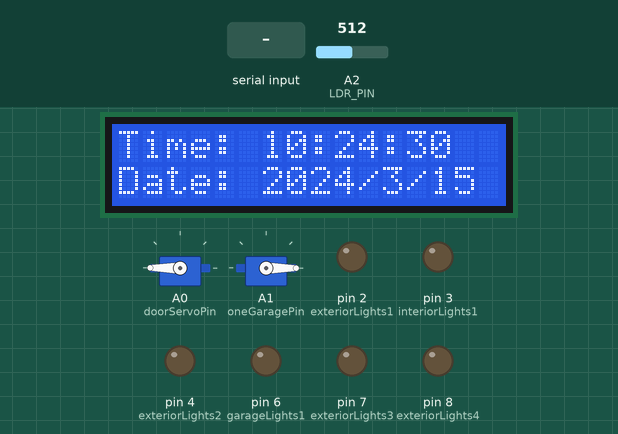
A sketch run on a simulated Arduino Uno, built with avr-gcc and run on an emulated ATmega328P. Shown: 16×2 character LCD, 2 × servo, output pins drawn as LEDs (lit = HIGH). Inputs (shaded band) come from the test bench; at power-on: A2 (LDR_PIN) = 512. The local clock reads 2024-03-15 10:24:30 at power-on unless the sketch sets it; what the sketch prints to the serial monitor is not drawn.

Above: at 1.2 s.
1.3 s: "m90\n" received over Serial
At 2.6 s:
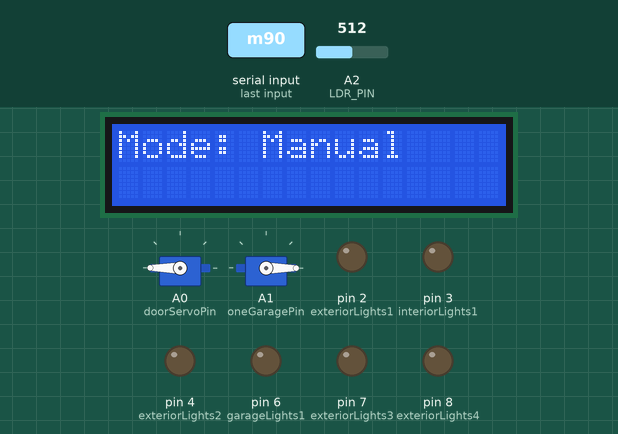
2.9 s: byte 109 ('m') received over Serial
At 3.3 s:
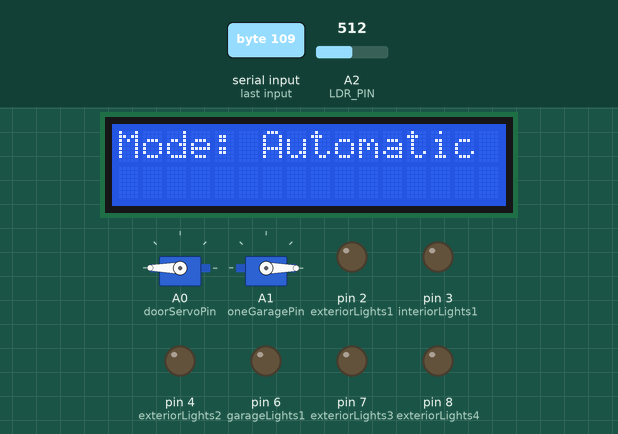
4.5 s: "1:90\n" received over Serial
7.5 s: byte 110 ('n') received over Serial
At 9.1 s:
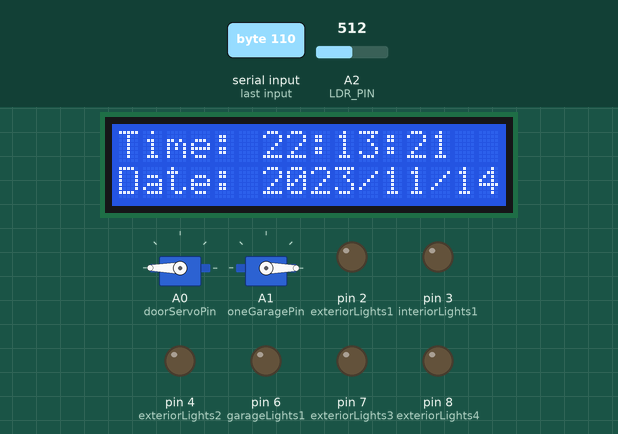
9.8 s: "b90\n" received over Serial
12.8 s: A2 (LDR_PIN) set to 166
14.8 s: A2 (LDR_PIN) set to 140
At 17.0 s:
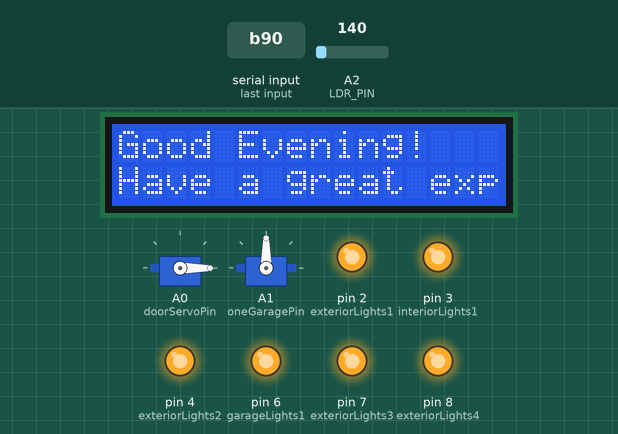
Timing chart, 0 to 18.5 s (numbered marks = the images above; inputs shaded):
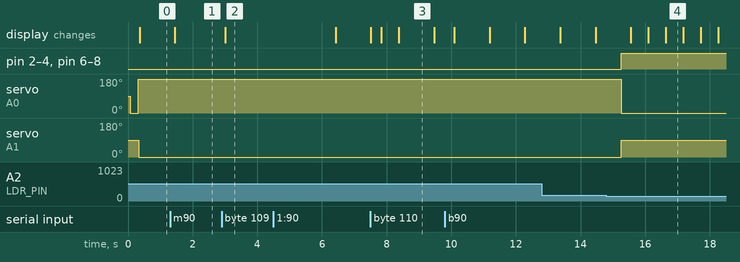

The sketch:

20241231_rev1.1_bitgyeola.ino
```cpp
#include <Servo.h>
#include <Wire.h>           // Use hardware I2C
#include <LiquidCrystal_I2C.h>
#include <RTClib.h>

// Servo objects
Servo myDoorServo;
Servo myGarageServoOne;

// Default I2C communication (Wire)
LiquidCrystal_I2C lcd(0x27, 16, 2);  // Adjust the LCD address (0x27 or 0x3F)
RTC_DS3231 rtc;  // Use default I2C for RTC

// Pin assignments
int LDR_PIN = A2;

int exteriorLights1 = 2;
int exteriorLights2 = 4;
int exteriorLights3 = 7;
int exteriorLights4 = 8;

int interiorLights1 = 3; // for living room
int garageLights1 = 6;   // for garage room

int doorServoPin = A0;   // Pin for door servo
int oneGaragePin = A1;   // Pin for garage servo

unsigned long previousMillis = 0; // Tracks the last time scene was updated
const unsigned long interval = 10000; // 10 seconds interval
int currentScene = 0; // Tracks the current scene

// Variables for scrolling text
String scrollingText = "";
int scrollIndex = 0;
unsigned long scrollMillis = 0;
const unsigned long scrollInterval = 300; // Scroll every 300ms

bool garageLightsState = false;  // Initial state of garage lights is OFF
bool externalLightsState = false;
bool internalLightsState = false;
bool doorState = false;
bool garageState = false;
bool isAutomaticMode = true; // Start in automatic mode
bool showStatus = false;              // Flag to indicate status display mode
unsigned long statusStartMillis = 0; // Timestamp for when status display started
String statusMessage = "";           // Message to show during status display


// Declared constants
const uint8_t doorClosedValue = 0;
const uint8_t doorOpenedValue = 180;

const uint8_t garageClosedValue = 90;
const uint8_t garageOpenedValue = 0;

int lightValue;
int dv = 250;

void setup() {
  Serial.begin(9600);   // Initialize serial communication

  // Initialize RTC with default I2C
  if (!rtc.begin()) {
    Serial.println("Couldn't find RTC");
    while (1); // Halt if RTC is not found
  }

  // Check if RTC lost power and set the time if necessary
  if (rtc.lostPower()) {
    Serial.println("RTC lost power, setting the time!");
    rtc.adjust(DateTime(F(__DATE__), F(__TIME__)));  // Set RTC to compile time
  }

  // Initialize LCD with default I2C
  lcd.begin(16, 2);  // Initialize 16x2 LCD
  lcd.backlight();
  lcd.clear();       // Clear LCD display initially

  // Lighting pin initialization
  pinMode(LDR_PIN, INPUT);
  pinMode(exteriorLights1, OUTPUT);
  pinMode(exteriorLights2, OUTPUT);
  pinMode(exteriorLights3, OUTPUT);
  pinMode(exteriorLights4, OUTPUT);
  pinMode(interiorLights1, OUTPUT);
  pinMode(garageLights1, OUTPUT);

  // Actuator pin initialization
  myDoorServo.attach(doorServoPin);
  myGarageServoOne.attach(oneGaragePin);

  Serial.println("Lights and servos initialized.");

  // Initialize servos and lights
  myDoorServo.write(doorClosedValue);
  myGarageServoOne.write(garageClosedValue);
  toggleExternalLights(false);
}

void loop() {
  watchForPhotons();
  watchForCommands();

  // Print current time to Serial Monitor
  DateTime now = rtc.now();
  Serial.print("Time: ");
  Serial.print(now.hour());
  Serial.print(":");
  if (now.minute() < 10) {
    Serial.print("0");  // Add leading zero for minutes
  }
  Serial.print(now.minute());
  Serial.print(":");
  if (now.second() < 10) {
    Serial.print("0");  // Add leading zero for seconds
  }
  Serial.print(now.second());
  Serial.print(" Date: ");
  Serial.print(now.day(), DEC);
  Serial.print("/");
  Serial.print(now.month(), DEC);
  Serial.print("/");
  Serial.println(now.year(), DEC);

  updateLCD();
}

// Read LDR and control lights/actuators based on light level
void watchForPhotons() {
  if (!isAutomaticMode) return; // Skip logic if not in automatic mode

  lightValue = analogRead(LDR_PIN);
  Serial.println(lightValue);
  delay(dv);

  // Get the current time stored in RTC
  DateTime now = rtc.now();
  int currentHour = now.hour();

  // This is the configuration of day and night, when to turn the night mode, and daylight mode.
  bool isNightTime = (currentHour >= 18 || currentHour < 0); // 6:00 PM to 5:59 AM
  bool isMorningTime = (currentHour >= 0 && currentHour < 18); // 6:00 AM to 5:59 PM

  // Combine light value and time checks to control devices
  if (isNightTime && lightValue <= 149) {  // Night + low light
    toggleExternalLights(true);
    toggleInternalLights(true);
    toggleGarageLights(true);
    toggleDoor(false);
    toggleGarage(false);
  } else if (isMorningTime && lightValue > 150 && lightValue <= 1000) { // Morning + higher light
    toggleExternalLights(false);
    toggleDoor(true);
    toggleGarage(true);
    toggleInternalLights(false);
    toggleGarageLights(false);
  } else {
    // Optional: Handle transitional or unexpected cases
    Serial.println("Clouds or obstruction detected.");
  }
}

// Check for serial commands to control components
void watchForCommands() {
  if (Serial.available() > 0) {
    char command = Serial.read();
    Serial.flush(); // Clear buffer to avoid input overlap

    // Command-independent controls
    if (command == 'n') {
      // Reset RTC to the default compile-time values
      rtc.adjust(DateTime(F(__DATE__), F(__TIME__)));
      Serial.println("RTC reset to default (compile time).");
      return; // Skip further checks
    }

    if (command == 'b') {
      // Set custom time (input: HH:MM:SS via Serial)
      Serial.println("Enter time in format HH:MM:SS:");
      while (!Serial.available()); // Wait for input
      delay(10); // Ensure the input buffer is filled
      String timeInput = Serial.readStringUntil('\n'); // Remove extra whitespace
      timeInput.trim();
      if (timeInput.length() == 8 && timeInput.charAt(2) == ':' && timeInput.charAt(5) == ':') {
        int hour = timeInput.substring(0, 2).toInt();
        int minute = timeInput.substring(3, 5).toInt();
        int second = timeInput.substring(6, 8).toInt();
        DateTime now = rtc.now();
        rtc.adjust(DateTime(now.year(), now.month(), now.day(), hour, minute, second));
        Serial.println("Time updated successfully!");
      } else {
        Serial.println("Invalid time format. Use HH:MM:SS.");
      }
      return; // Skip further checks
    }

    if (command == 'v') {
      // Set custom date (input: YYYY/MM/DD via Serial)
      Serial.println("Enter date in format YYYY/MM/DD:");
      while (!Serial.available()); // Wait for input
      delay(10); // Ensure the input buffer is filled
      String dateInput = Serial.readStringUntil('\n'); // Remove extra whitespace
      dateInput.trim();
      if (dateInput.length() == 10 && dateInput.charAt(4) == '/' && dateInput.charAt(7) == '/') {
        int year = dateInput.substring(0, 4).toInt();
        int month = dateInput.substring(5, 7).toInt();
        int day = dateInput.substring(8, 10).toInt();
        DateTime now = rtc.now();
        rtc.adjust(DateTime(year, month, day, now.hour(), now.minute(), now.second()));
        Serial.println("Date updated successfully!");
      } else {
        Serial.println("Invalid date format. Use YYYY/MM/DD.");
      }
      return; // Skip further checks
    }

    if (command == 'm') {
      isAutomaticMode = !isAutomaticMode; // Toggle between manual and automatic
      statusMessage = isAutomaticMode ? "Mode: Automatic" : "Mode: Manual";
      showStatus = true;               // Enter status display mode
      statusStartMillis = millis();    // Record the start time for the status display
      Serial.println(statusMessage);   // Log to Serial Monitor
    }

    if (isAutomaticMode) return; // Ignore other commands if in automatic mode

    // Mode-dependent controls
    if (command == 'q') toggleDoor(!doorState);
    if (command == 'w') toggleGarage(!garageState);
    if (command == 'e') toggleExternalLights(!externalLightsState);
    if (command == 'r') toggleInternalLights(!internalLightsState);
    if (command == 't') toggleGarageLights(!garageLightsState);
  }
}

// Update the LCD display with the current time and date
void updateLCD() {
  unsigned long currentMillis = millis();

  // If in status display mode, show the status message
  if (showStatus) {
    lcd.clear();
    lcd.setCursor(0, 0);
    lcd.print(statusMessage);

    // Check if 3 seconds have passed since status display started
    if (currentMillis - statusStartMillis >= 3000) {
      showStatus = false;  // Exit status display mode
      previousMillis = currentMillis; // Reset scene cycle timer
    }
    return; // Skip normal scene cycle
  }

  // Handle scene switching every 10 seconds
  if (currentMillis - previousMillis >= interval) {
    previousMillis = currentMillis;
    currentScene = (currentScene + 1) % 2; // Cycle through scenes
    scrollIndex = 0; // Reset scrolling index for new scene
  }

  // Handle text scrolling every 300ms
  if (currentMillis - scrollMillis >= scrollInterval) {
    scrollMillis = currentMillis;

    lcd.clear(); // Clear LCD display before updating

    if (currentScene == 2) {
      scrollingText = "Group 4 Presents:";
      lcd.setCursor(0, 0);
      lcd.print(scrollingText.substring(scrollIndex, scrollIndex + 16));
      lcd.setCursor(0, 1);
      lcd.print("BitGyeol");
    } else if (currentScene == 0) {

      DateTime now = rtc.now();
      lcd.setCursor(0, 0);
      lcd.print("Time: ");
      if (now.hour() < 10) lcd.print("0");
      lcd.print(now.hour());
      lcd.print(":");
      if (now.minute() < 10) lcd.print("0");
      lcd.print(now.minute());
      lcd.print(":");
      if (now.second() < 10) lcd.print("0");
      lcd.print(now.second());

      lcd.setCursor(0, 1);
      lcd.print("Date: ");
      lcd.print(now.year());
      lcd.print("/");
      lcd.print(now.month());
      lcd.print("/");
      lcd.print(now.day());
    } else if (currentScene == 1) {
      DateTime now = rtc.now();
      String greeting;

      // * Cycle of day greetings logic
      bool isMorning = now.hour() >= 5 && now.hour() < 12;
      bool isAfternoon = now.hour() >= 12 && now.hour() < 18;
      bool isEvening = now.hour() >= 18 || now.hour() < 5;

      // * Customized greetings logic
      bool isChristmasEve = now.month() == 12 && now.day() == 24;
      bool isChristmasDay = now.month() == 12 && now.day() == 25;
      bool isNewYearEve = now.month() == 12 && now.day() == 31;
      bool isNewYearDay = now.month() == 1 && now.day() == 1;

      // * Customized greetings text
      String defaultgreet = "Have a great experience!";
      String christmas = "Maligayang Pasko!";
      String newyears = "Manigong Bagong Taon!";
      String christmaseve = "Happy Christmas Eve!";
      String newyearseve = "Happy New Years Eve!";

      if (isMorning) {
        greeting = "Good Morning!";
      } else if (isAfternoon) {
        greeting = "Good Afternoon!";
      } else if (isEvening) {
        greeting = "Good Evening!";
      }

      if (isChristmasEve) { scrollingText = christmaseve; }
      else if (isChristmasDay) { scrollingText = christmas; }
      else if (isNewYearEve) { scrollingText = newyearseve; }
      else if (isNewYearDay) { scrollingText = newyears; }
      else { scrollingText = defaultgreet; }

      lcd.setCursor(0, 0);
      lcd.print(greeting.substring(scrollIndex, scrollIndex + 16)); // Display the greeting
      lcd.setCursor(0, 1);
      lcd.print(scrollingText.substring(scrollIndex, scrollIndex + 16));
    }

    // Update scroll index for the next frame
    scrollIndex++;
    if (scrollIndex + 16 > scrollingText.length()) {
      scrollIndex = 0; // Reset scrolling index when text ends
    }
  }
}

// Functions to control components
void toggleGarageLights(bool isActive) {
  garageLightsState = isActive;
  digitalWrite(garageLights1, isActive ? HIGH : LOW);
}

void toggleInternalLights(bool isActive) {
  internalLightsState = isActive;
  digitalWrite(interiorLights1, isActive ? HIGH : LOW);
}

void toggleDoor(bool isActive) {
  doorState = isActive;
  myDoorServo.write(isActive ? doorOpenedValue : doorClosedValue);
  Serial.println(isActive ? "Door opened" : "Door closed");
}

void toggleGarage(bool isActive) {
  garageState = isActive;
  myGarageServoOne.write(isActive ? garageOpenedValue : garageClosedValue);
  Serial.println(isActive ? "Garage opened" : "Garage closed");
}

void toggleExternalLights(bool isActive) {
  externalLightsState = isActive;
  digitalWrite(exteriorLights1, isActive ? HIGH : LOW);
  digitalWrite(exteriorLights2, isActive ? HIGH : LOW);
  digitalWrite(exteriorLights3, isActive ? HIGH : LOW);
  digitalWrite(exteriorLights4, isActive ? HIGH : LOW);
}
```

Measured:
- the behaviour switches between 150 and 149 on A2 (LDR_PIN) (found by bisection; images 3 and 4)
- after the input at 1.3 s, the display: changes after 0.15 s (image 1)
- after the input at 2.9 s, the display: changes after 0.10 s (image 2)
- after the input at 14.8 s, pin 2 (exteriorLights1), pin 3 (interiorLights1), pin 4 (exteriorLights2), pin 6 (garageLights1), pin 7 (exteriorLights3), pin 8 (exteriorLights4): LOW → HIGH after 0.46 s; servo on A0 (doorServoPin): 180° → 0° after 0.46 s; servo on A1 (oneGaragePin): 0° → 90° after 0.47 s
- what the display in image 3 shows lasts 1.1 s, from 8.4 s to 9.5 s
- what the display in image 4 shows lasts 0.6 s, from 16.6 s to 17.2 s
